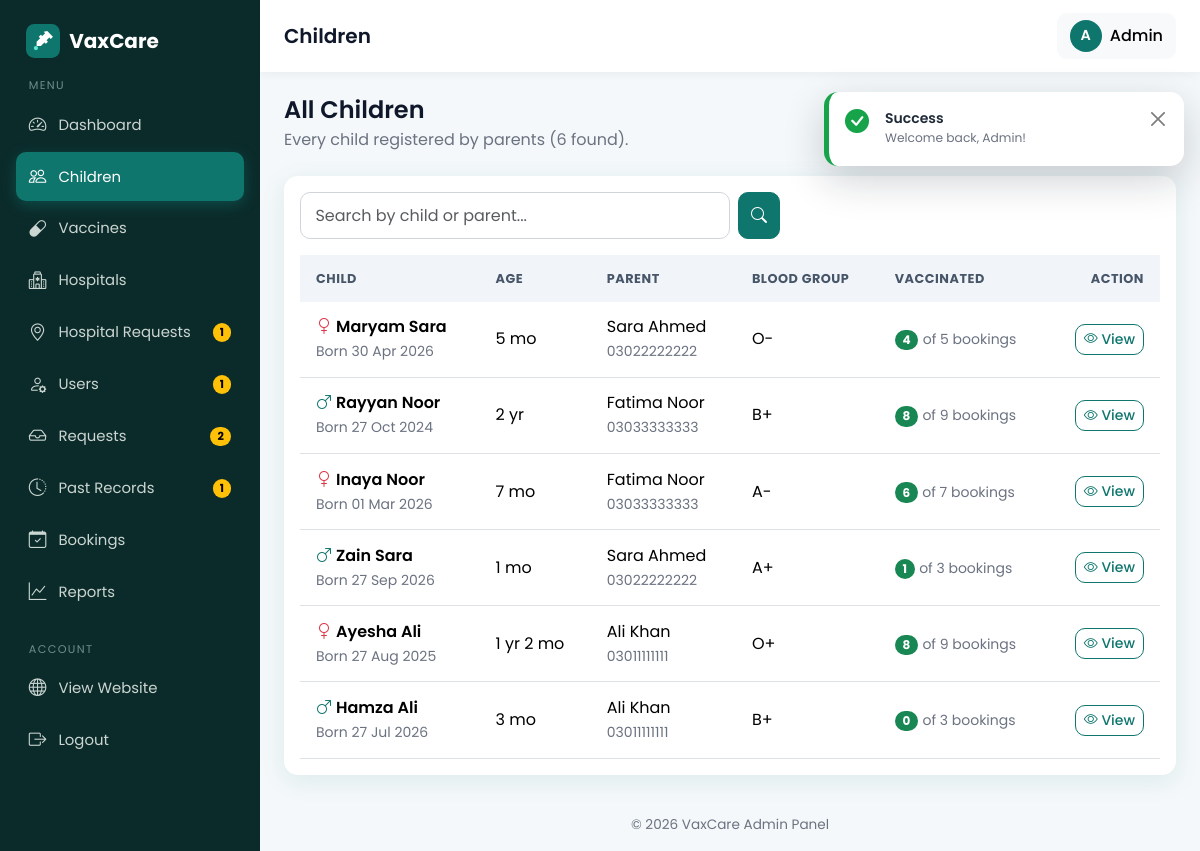
The app's page /admin/children.php (signed in) with its own data.
### tables this page shows
CREATE TABLE children (
  id INT AUTO_INCREMENT PRIMARY KEY,
  parent_id INT NOT NULL,
  name VARCHAR(100) NOT NULL,
  dob DATE NOT NULL,
  gender ENUM('male','female') NOT NULL,
  blood_group VARCHAR(5),
  created_at TIMESTAMP DEFAULT CURRENT_TIMESTAMP,
  FOREIGN KEY (parent_id) REFERENCES users(id) ON DELETE CASCADE
);

CREATE TABLE users (
  id INT AUTO_INCREMENT PRIMARY KEY,
  name VARCHAR(100) NOT NULL,
  email VARCHAR(120) NOT NULL UNIQUE,
  password VARCHAR(255) NOT NULL,           
  phone VARCHAR(20),
  role ENUM('admin','parent','hospital') NOT NULL,
  status ENUM('active','pending','disabled') NOT NULL DEFAULT 'active',   
  failed_logins INT NOT NULL DEFAULT 0,                                   
  locked_until DATETIME NULL,                                             
  city VARCHAR(80) NULL,                                                  
  address VARCHAR(255) NULL,                                              
  created_at TIMESTAMP DEFAULT CURRENT_TIMESTAMP
);

### admin/children.php (the view, shortened to what this page needs)
<?php
require_once __DIR__ . '/../includes/auth.php';
require_once __DIR__ . '/../config/db.php';
$q = mb_substr(trim($_GET['q'] ?? ''), 0, 60);
$where  = '';
$params = [];
$from = ' FROM children c JOIN users u ON u.id = c.parent_id';
$stmt = $pdo->prepare('SELECT COUNT(*)' . $from . $where);
$stmt->execute($params);
$p = paginate((int)$stmt->fetchColumn(), 10, $_GET['page'] ?? 1);
$stmt = $pdo->prepare(
    "SELECT c.*, u.name AS parent_name, u.phone AS parent_phone,
            (SELECT COUNT(*) FROM bookings b WHERE b.child_id = c.id)                                         AS total_bookings,
            (SELECT COUNT(*) FROM bookings b WHERE b.child_id = c.id AND b.vaccination_status = 'vaccinated') AS vaccinated_count"
    . $from . $where
    . ' ORDER BY c.id DESC LIMIT ' . (int)$p['per_page'] . ' OFFSET ' . (int)$p['offset']
);
$stmt->execute($params);
$children = $stmt->fetchAll();
$pageTitle  = 'Children';
$activeMenu = 'children.php';
require_once __DIR__ . '/../includes/admin_header.php';
?>
<div class="mb-4">
  <h4 class="mb-1">All Children</h4>
  <p class="text-muted mb-0">Every child registered by parents (<?= (int)$p['total'] ?> found).</p>
</div>
<div class="card">
  <div class="card-body">
    <form method="get" class="d-flex gap-2 mb-3" style="max-width: 480px;">
      <input type="search" class="form-control" name="q" value="<?= e($q) ?>" placeholder="Search by child or parent...">
      <button type="submit" class="btn btn-primary"><i class="bi bi-search"></i></button>
    </form>
    <div class="table-responsive">
      <table class="table table-hover table-stack mb-0" id="childrenTable">
        <thead>
          <tr>
            <th>Child</th>
            <th>Age</th>
            <th>Parent</th>
            <th class="d-none d-md-table-cell">Blood Group</th>
            <th class="d-none d-md-table-cell">Vaccinated</th>
            <th class="text-end">Action</th>
          </tr>
        </thead>
        <tbody>
          <?php foreach ($children as $c): ?>
            <tr>
              <td data-label="Child">
                <div class="fw-semibold">
                  <i class="bi bi-gender-<?= $c['gender'] === 'male' ? 'male text-primary' : 'female text-danger' ?> me-1"></i><?= e($c['name']) ?>
                </div>
                <small class="text-muted">Born <?= format_date($c['dob']) ?></small>
              </td>
              <td data-label="Age"><?= e(child_age($c['dob'])) ?></td>
              <td data-label="Parent">
                <div><?= e($c['parent_name']) ?></div>
                <small class="text-muted"><?= e($c['parent_phone']) ?></small>
              </td>
              <td class="d-none d-md-table-cell" data-label="Blood Group"><?= e($c['blood_group'] ?: '-') ?></td>
              <td class="d-none d-md-table-cell" data-label="Vaccinated">
                <span class="badge rounded-pill text-bg-success"><?= (int)$c['vaccinated_count'] ?></span>
                <small class="text-muted">of <?= (int)$c['total_bookings'] ?> bookings</small>
              </td>
              <td class="text-end">
                <a href="<?= BASE_URL ?>/admin/child_view.php?id=<?= (int)$c['id'] ?>" class="btn btn-sm btn-outline-primary">
                  <i class="bi bi-eye"></i><span class="d-none d-sm-inline"> View</span>
                </a>
              </td>
            </tr>
          <?php endforeach; ?>
        </tbody>
      </table>
    </div>
  </div>
</div>
<?php require_once __DIR__ . '/../includes/admin_footer.php'; ?>

### includes/admin_header.php (shortened to what this page needs)
<?php
require_once __DIR__ . '/functions.php';
require_once __DIR__ . '/../config/db.php';
$pageTitle  = $pageTitle ?? 'Admin';
$activeMenu = $activeMenu ?? basename($_SERVER['PHP_SELF']);
$flash      = get_flash();
$pendingCount = (int)$pdo->query("SELECT COUNT(*) FROM bookings WHERE approval_status = 'pending'")->fetchColumn();
$pendingUsers = (int)$pdo->query("SELECT COUNT(*) FROM users WHERE status = 'pending'")->fetchColumn();
$pendingPast  = (int)$pdo->query("SELECT COUNT(*) FROM past_vaccinations WHERE status = 'pending'")->fetchColumn();
$pendingSug   = (int)$pdo->query("SELECT COUNT(*) FROM hospital_suggestions WHERE status = 'pending'")->fetchColumn();
$badges = ['requests.php' => $pendingCount, 'users.php' => $pendingUsers, 'past_records.php' => $pendingPast, 'suggestions.php' => $pendingSug];
$menu = [
    ['dashboard.php', 'Dashboard',  'bi-speedometer2',   true],
    ['children.php',  'Children',   'bi-people',         true],
    ['vaccines.php',  'Vaccines',   'bi-capsule',        true],
    ['hospitals.php', 'Hospitals',  'bi-hospital',       true],
    ['suggestions.php', 'Hospital Requests', 'bi-geo-alt', true],
    ['users.php',     'Users',      'bi-person-gear',    true],
    ['requests.php',  'Requests',   'bi-inbox',          true],
    ['past_records.php', 'Past Records', 'bi-clock-history', true],
    ['bookings.php',  'Bookings',   'bi-calendar-check', true],
    ['reports.php',   'Reports',    'bi-graph-up',       true],
];
?>
<!DOCTYPE html>
<html lang="en">
<head>
</head>
<body class="admin-body">
<aside class="admin-sidebar">
  <a href="<?= BASE_URL ?>/admin/dashboard.php" class="side-brand">
    <img src="<?= BASE_URL ?>/assets/img/logo.svg" alt="Logo" width="34" height="34">
    <span><?= APP_NAME ?></span>
  </a>
  <div class="side-label">MENU</div>
  <nav class="side-nav">
    <?php foreach ($menu as [$file, $label, $icon, $ready]): ?>
      <?php if ($ready): ?>
        <a class="side-link <?= $activeMenu === $file ? 'active' : '' ?>" href="<?= BASE_URL ?>/admin/<?= $file ?>">
          <i class="bi <?= $icon ?>"></i><span><?= $label ?></span>
          <?php if (($badges[$file] ?? 0) > 0): ?>
            <span class="badge rounded-pill text-bg-warning ms-auto"><?= (int)$badges[$file] ?></span>
          <?php endif; ?>
        </a>
      <?php endif; ?>
    <?php endforeach; ?>
  </nav>
  <div class="side-label mt-4">ACCOUNT</div>
  <nav class="side-nav">
    <a class="side-link" href="<?= BASE_URL ?>/index.php"><i class="bi bi-globe"></i><span>View Website</span></a>
    <a class="side-link" href="<?= BASE_URL ?>/logout.php"><i class="bi bi-box-arrow-right"></i><span>Logout</span></a>
  </nav>
</aside>
<div class="admin-content">
  <header class="admin-topbar">
    <div class="d-flex align-items-center gap-3">
      <h5 class="mb-0"><?= e($pageTitle) ?></h5>
    </div>
    <div class="dropdown">
      <button class="btn btn-light d-flex align-items-center gap-2" data-bs-toggle="dropdown" aria-expanded="false">
        <span class="avatar"><?= e(mb_strtoupper(mb_substr($_SESSION['name'] ?? 'A', 0, 1))) ?></span>
        <span class="d-none d-sm-inline"><?= e($_SESSION['name'] ?? 'Admin') ?></span>
      </button>
    </div>
  </header>
  <main class="admin-main">
    <?= render_flash($flash) ?>

### assets/css/style.css (style rules this page uses)
:root { --brand: #0f766e; --brand-dark: #115e59; --brand-light: #ccfbf1; --accent: #2563eb; --bg: #f4f8fa; --text: #1f2937; --muted: #6b7280; --radius: 14px; --shadow: 0 6px 24px rgba(15, 118, 110, 0.10); --bs-primary: #0f766e; --bs-primary-rgb: 15, 118, 110; --bs-link-color: #0f766e; --bs-link-hover-color: #115e59; --bs-body-font-family: 'Poppins', system-ui, sans-serif; --bs-body-color: var(--text); }
html { scroll-behavior: smooth; }
body { font-family: 'Poppins', system-ui, sans-serif; background: var(--bg); color: var(--text); min-height: 100vh; display: flex; flex-direction: column; }
h1, h2, h3, h4, h5, h6 { font-weight: 600; color: #0f172a; }
.text-muted { color: var(--muted) !important; }
.btn { border-radius: 10px; font-weight: 500; transition: all .2s ease; }
.btn-primary { --bs-btn-bg: var(--brand); --bs-btn-border-color: var(--brand); --bs-btn-hover-bg: var(--brand-dark); --bs-btn-hover-border-color: var(--brand-dark); --bs-btn-active-bg: var(--brand-dark); --bs-btn-active-border-color: var(--brand-dark); --bs-btn-disabled-bg: var(--brand); --bs-btn-disabled-border-color: var(--brand); }
.btn-outline-primary { --bs-btn-color: var(--brand); --bs-btn-border-color: var(--brand); --bs-btn-hover-bg: var(--brand); --bs-btn-hover-border-color: var(--brand); --bs-btn-active-bg: var(--brand); --bs-btn-active-border-color: var(--brand); }
.card { border: 0; border-radius: var(--radius); box-shadow: var(--shadow); }
.form-control, .form-select { border-radius: 10px; padding: .65rem .9rem; border: 1px solid #d1d5db; }
.table thead th { background: #f1f5f9; font-size: .8rem; text-transform: uppercase; letter-spacing: .04em; color: #475569; border-bottom: 0; white-space: nowrap; }
.table > :not(caption) > * > * { padding: .85rem 1rem; vertical-align: middle; }
body.admin-body { display: block; background: var(--bg); }
.admin-sidebar { position: fixed; top: 0; left: 0; bottom: 0; width: 260px; background: #0b2b2a; color: #cbd5d1; padding: 1.2rem 1rem; overflow-y: auto; z-index: 1040; transition: transform .25s ease; }
.side-brand { display: flex; align-items: center; gap: .6rem; padding: .3rem .6rem 1.2rem; color: #fff; font-weight: 700; font-size: 1.25rem; text-decoration: none; }
.side-label { font-size: .7rem; letter-spacing: .12em; color: #6b8f8b; padding: 0 .8rem; margin-bottom: .4rem; }
.side-nav { display: flex; flex-direction: column; gap: .2rem; }
.side-link { display: flex; align-items: center; gap: .75rem; padding: .7rem .8rem; border-radius: 10px; color: #cbd5d1; text-decoration: none; font-size: .93rem; transition: all .2s; }
.side-link i { font-size: 1.1rem; }
.side-link.active { background: var(--brand); color: #fff; box-shadow: 0 4px 14px rgba(15,118,110,.45); }
.admin-content { margin-left: 260px; min-height: 100vh; display: flex; flex-direction: column; }
.admin-topbar { background: #fff; padding: .8rem 1.5rem; display: flex; justify-content: space-between; align-items: center; position: sticky; top: 0; z-index: 1030; box-shadow: 0 2px 10px rgba(0,0,0,.05); }
.admin-main { flex: 1; padding: 1.5rem; }
.avatar { width: 32px; height: 32px; border-radius: 50%; background: var(--brand); color: #fff; display: inline-flex; align-items: center; justify-content: center; font-weight: 600; font-size: .9rem; }
:root { --bs-primary-bg-subtle: #ccfbf1; --bs-primary-text-emphasis: #0f766e; }
.admin-content { min-width: 0; overflow-x: clip; }
.admin-main { min-width: 0; }
.admin-topbar h5 { white-space: nowrap; overflow: hidden; text-overflow: ellipsis; max-width: 55vw; }
html { scroll-padding-top: 80px; }

### records on screen
children: id "1", parent "2", name "Hamza Ali", dob "27 Jul 2026", dob "3 mo", parent.name "Ali Khan", parent.phone "03011111111", blood_group "B+", vaccinated_count "0", total_bookings "3"
children: name "Maryam Sara", dob "30 Apr 2026", dob "5 mo", parent.name "Sara Ahmed", parent.phone "03022222222", blood_group "O-", vaccinated_count "4", total_bookings "5"
children: name "Rayyan Noor", dob "27 Oct 2024", dob "2 yr", parent.name "Fatima Noor", parent.phone "03033333333", blood_group "B+", vaccinated_count "8", total_bookings "9"
children: name "Inaya Noor", dob "01 Mar 2026", dob "7 mo", parent.name "Fatima Noor", parent.phone "03033333333", blood_group "A-", vaccinated_count "6", total_bookings "7"
children: name "Zain Sara", dob "27 Sep 2026", dob "1 mo", parent.name "Sara Ahmed", parent.phone "03022222222", blood_group "A+", vaccinated_count "1", total_bookings "3"
children: name "Ayesha Ali", dob "27 Aug 2025", dob "1 yr 2 mo", parent.name "Ali Khan", parent.phone "03011111111", blood_group "O+", vaccinated_count "8", total_bookings "9"

### other values on screen
APP_NAME "VaxCare"
$label "Dashboard"
$label "Children"
$label "Vaccines"
$label "Hospitals"
$label "Hospital Requests"
$label "Users"
$label "Requests"
$label "Past Records"
$label "Bookings"
$label "Reports"
$pageTitle "Children"
mb_strtoupper(mb_substr($_SESSION['name'] ?? 'A', 0, 1)) "A"
$_SESSION['name'] "Admin"
$title "Success"
